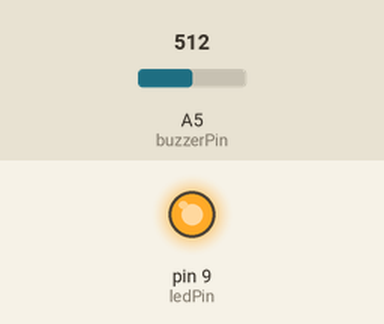
Recording of a sketch running on a simulated Arduino Uno, built with avr-gcc and run on an emulated ATmega328P. Parts: output pins drawn as LEDs (lit = HIGH). The test bench sets the inputs (shaded band); at power-on: A5 (buzzerPin) = 512.

Above: at 0.1 s.
Timing chart, 0 to 1.7 s (numbered marks = the images above):
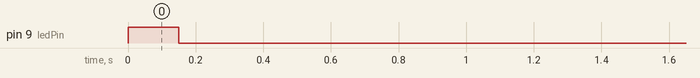

The sketch:

Projeto_13_sensor_de_batida.ino
```cpp
//Projeto 13 - Sensor de Batida

int ledPin = 9;
int buzzerPin = 5;
int limite = 1000;
int sensorValue = 0;
float ledValue = 0;

void setup(){
  pinMode(ledPin, OUTPUT);
  digitalWrite(ledPin, HIGH);
  delay(150);
  digitalWrite(ledPin, LOW);
  delay(150);
}

void loop(){
  sensorValue = analogRead(buzzerPin);
  if(sensorValue >= limite){
    ledValue = 255;
  }

  analogWrite(ledPin, int(ledValue));
  ledValue = ledValue - 0.05;

  if(ledValue <= 0){
    ledValue = 0;
  }
}
```
